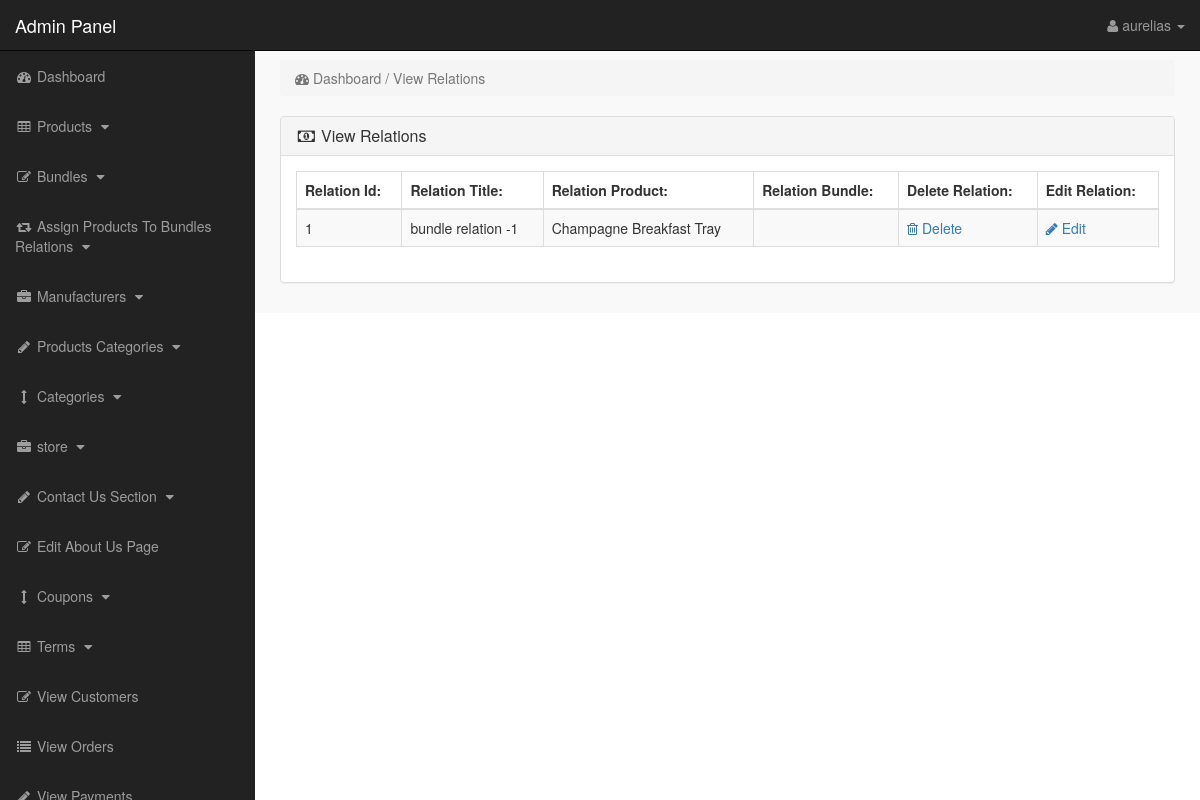
Page /admin_area/index.php?view_rel (signed in) on the committed database.
### tables this page shows
CREATE TABLE `bundle_product_relation` (
  `rel_id` int(10) NOT NULL,
  `rel_title` varchar(255) NOT NULL,
  `product_id` int(10) NOT NULL,
  `bundle_id` int(10) NOT NULL
);

CREATE TABLE `products` (
  `product_id` int(10) NOT NULL,
  `p_cat_id` int(10) NOT NULL,
  `cat_id` int(10) NOT NULL,
  `manufacturer_id` int(10) NOT NULL,
  `date` timestamp NOT NULL DEFAULT CURRENT_TIMESTAMP ON UPDATE CURRENT_TIMESTAMP,
  `product_title` text NOT NULL,
  `product_url` text NOT NULL,
  `product_img1` text NOT NULL,
  `product_img2` text NOT NULL,
  `product_img3` text NOT NULL,
  `product_price` int(10) NOT NULL,
  `product_psp_price` int(100) NOT NULL,
  `product_desc` text NOT NULL,
  `product_features` text NOT NULL,
  `product_video` text NOT NULL,
  `product_keywords` text NOT NULL,
  `product_label` text NOT NULL,
  `status` varchar(255) NOT NULL
);

### admin_area/view_rel.php (the view)
<?php
if(!isset($_SESSION['admin_email'])){
echo "<script>window.open('login.php','_self')</script>";
}
else {
?>
<div class="row">
<div class="col-lg-12">
<ol class="breadcrumb">
<li class="active">
<i class="fa fa-dashboard"></i> Dashboard / View Relations
</li>
</ol>
</div>
</div>
<div class="row">
<div class="col-lg-12">
<div class="panel panel-default">
<div class="panel-heading">
<h3 class="panel-title">
<i class="fa fa-money fa-fw"></i> View Relations
</h3>
</div>
<div class="panel-body">
<div class="table-responsive">
<table class="table table-bordered table-hover table-striped">
<thead>
<tr>
<th>Relation Id:</th>
<th>Relation Title:</th>
<th>Relation Product:</th>
<th>Relation Bundle:</th>
<th>Delete Relation:</th>
<th>Edit Relation:</th>
</tr>
</thead>
<tbody>
<?php
$i = 0;
$get_rel = "select * from bundle_product_relation";
$run_rel = mysqli_query($con,$get_rel);
while($row_rel = mysqli_fetch_array($run_rel)){
$rel_id = $row_rel['rel_id'];
$rel_title = $row_rel['rel_title'];
$bundle_id = $row_rel['bundle_id'];
$product_id = $row_rel['product_id'];
$get_p = "select * from products where product_id='$product_id'";
$run_p = mysqli_query($con,$get_p);
$row_p = mysqli_fetch_array($run_p);
$p_title = $row_p['product_title'];
$get_b = "select * from products where product_id='$bundle_id'";
$run_b = mysqli_query($con,$get_b);
$row_b = mysqli_fetch_array($run_b);
$b_title = $row_b['product_title'];
$i++;
?>
<tr>
<td> <?php echo $i; ?> </td>
<td> <?php echo $rel_title; ?> </td>
<td> <?php echo $p_title; ?> </td>
<td> <?php echo $b_title; ?> </td>
<td>
<a href="index.php?delete_rel=<?php echo $rel_id; ?>">
<i class="fa fa-trash-o"></i> Delete
</a>
</td>
<td>
<a href="index.php?edit_rel=<?php echo $rel_id; ?>">
<i class="fa fa-pencil"></i> Edit
</a>
</td>
</tr>
<?php } ?>
</tbody>
</table>
</div>
</div>
</div>
</div>
</div>
<?php } ?>

### admin_area/includes/sidebar.php (shortened to what this page needs)
<?php
if(!isset($_SESSION['admin_email'])){
echo "<script>window.open('login.php','_self')</script>";
}
else {
?>
<nav class="navbar navbar-inverse navbar-fixed-top" >
<div class="navbar-header" >
<a class="navbar-brand" href="index.php?dashboard" >Admin Panel</a>
</div>
<ul class="nav navbar-right top-nav" >
<li class="dropdown" >
<a href="#" class="dropdown-toggle" data-toggle="dropdown" >
<i class="fa fa-user" ></i>
<?php echo $admin_name; ?> <b class="caret" ></b>
</a>
</li>
</ul>
<div class="collapse navbar-collapse navbar-ex1-collapse">
<ul class="nav navbar-nav side-nav">
<li>
<a href="index.php?dashboard">
<i class="fa fa-fw fa-dashboard"></i> Dashboard
</a>
</li>
<li>
<a href="#" data-toggle="collapse" data-target="#products">
<i class="fa fa-fw fa-table"></i> Products
<i class="fa fa-fw fa-caret-down"></i>
</a>
</li>
<li>
<a href="#" data-toggle="collapse" data-target="#bundles">
<i class="fa fa-fw fa-edit"></i> Bundles
<i class="fa fa-fw fa-caret-down"></i>
</a>
</li>
<li>
<a href="#" data-toggle="collapse" data-target="#relations">
<i class="fa fa-fw fa-retweet"></i> Assign Products To Bundles Relations
<i class="fa fa-fw fa-caret-down"></i>
</a>
</li>
<li>
<a href="#" data-toggle="collapse" data-target="#manufacturers">
<i class="fa fa-fw fa-briefcase"></i> Manufacturers
<i class="fa fa-fw fa-caret-down"></i>
</a>
</li>
<li>
<a href="#" data-toggle="collapse" data-target="#p_cat">
<i class="fa fa-fw fa-pencil"></i> Products Categories
<i class="fa fa-fw fa-caret-down"></i>
</a>
</li>
<li>
<a href="#" data-toggle="collapse" data-target="#cat">
<i class="fa fa-fw fa-arrows-v"></i> Categories
<i class="fa fa-fw fa-caret-down"></i>
</a>
</li>
<li>
<a href="#" data-toggle="collapse" data-target="#store">
<i class="fa fa-fw fa-briefcase"></i> store
<i class="fa fa-fw fa-caret-down"></i>
</a>
</li>
<li>
<a href="#" data-toggle="collapse" data-target="#contact_us">
<i class="fa fa-fw fa-pencil"> </i> Contact Us Section
<i class="fa fa-fw fa-caret-down"></i>
</a>
</li>
<li>
<a href="index.php?edit_about_us">
<i class="fa fa-fw fa-edit"></i> Edit About Us Page
</a>
</li>
<li>
<a href="#" data-toggle="collapse" data-target="#coupons">
<i class="fa fa-fw fa-arrows-v"></i> Coupons
<i class="fa fa-fw fa-caret-down"></i>
</a>
</li>
<li>
<a href="#" data-toggle="collapse" data-target="#terms" >
<i class="fa fa-fw fa-table"></i> Terms
<i class="fa fa-fw fa-caret-down"></i>
</a>
</li>
<li>
<a href="index.php?view_customers">
<i class="fa fa-fw fa-edit"></i> View Customers
</a>
</li>
<li>
<a href="index.php?view_orders">
<i class="fa fa-fw fa-list"></i> View Orders
</a>
</li>
<li>
<a href="index.php?view_payments">
<i class="fa fa-fw fa-pencil"></i> View Payments
</a>
</li>
</ul>
</div>
</nav>
<?php } ?>

### admin_area/css/style.css (style rules this page uses)
body { margin-top:100px; }
@media (min-width: 768px) { body { margin-top:50px; } }
.top-nav { padding:0 15px; }
.top-nav>li { display:inline-block; float:left; }
.top-nav>li>a { padding-top:15px; padding-bottom:15px; line-height:20px; color:#999; }
@media (min-width: 768px) { .side-nav { position:fixed; top:51px; width:255px; border-radius:0; overflow-y:auto; background-color: #222; bottom:0; overflow-x:hidden; padding-bottom:40px; } }
@media (min-width: 768px) { .side-nav>li>a { width:255px; } }
.panel-body { border-radius:5px; }

### rows in the picture
bundle_product_relation: rel_title "bundle relation -1", product.product_title "Champagne Breakfast Tray"

### other values in the picture
$admin_name "aurelias"
